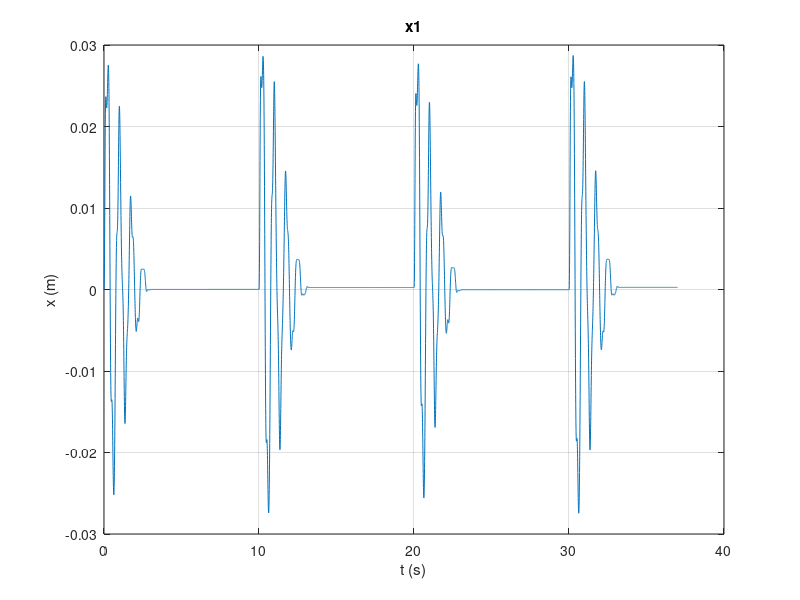
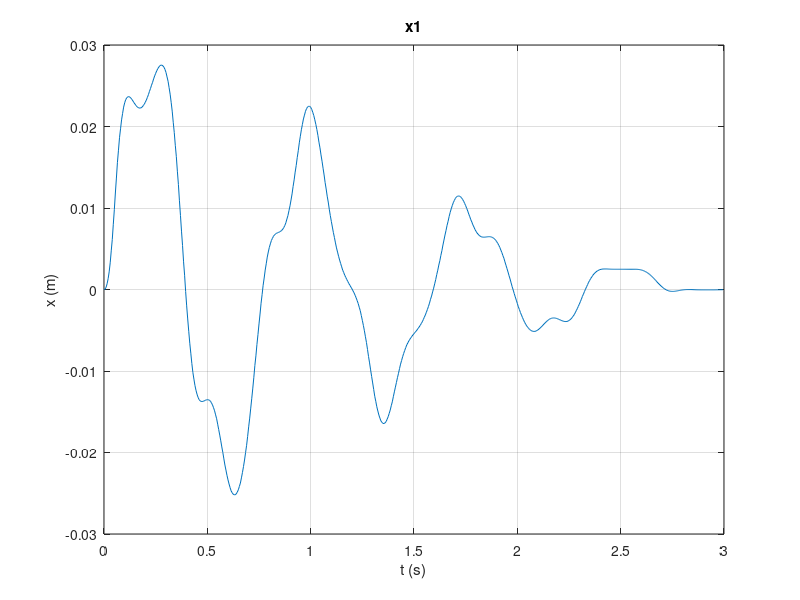

MATLAB code to generate these figures, in order: (Note: this script raises an error after producing the figures.)
%in order 

clear all; 
close all; 
clc;

load input_data_steps;


Ts=0.005;
x_stady_state(1,1) = x1_s(4/Ts);
x_stady_state(1,2) = x2_s(4/Ts);
x_stady_state(1,3) = x3_s(4/Ts);

f_stady_state = f1(4/Ts)

K1_staty_state= f_stady_state/x_stady_state(1,1)
K2_staty_state= f_stady_state/x_stady_state(1,2)
K3_staty_state= f_stady_state/x_stady_state(1,3)

%% firt 1DOF system 
load input_data_impulses;

figure
plot(t,x1_i)
xlabel('t (s)');ylabel('x (m)');
grid
title('x1')

%cut data time 4 [s]
t_N=t(1:3/Ts);
x1_N=x1_i(1:3/Ts);

figure
plot(t_N,x1_N)
xlabel('t (s)');ylabel('x (m)');
grid
title('x1')

%% Logharitm decrement 
findpeaks(x1_N,t_N)
[pks,locs] = findpeaks(x1_N,t_N)
% peak 2 and peak 5 
delta= log(pks(2)/pks(5))

zeta = delta/(sqrt(4*pi^2+delta^2))

%%
global zeta x1_N t_N;

P=[1,1,1];

%
A = [];
b = [];
Aeq = [];
beq = [];

lb = [-10,-10,-10];
ub = [10,10,10];

opt = fmincon(@Obj_1DOF,P,A,b,Aeq,beq,lb,ub)

%options = optimset('PlotFcns',@optimplotfval);
%opt = fminsearch(@Obj_1DOF,P,options);

%% control 

c = opt(1);
m = opt(2);

o_n= c/(2*zeta*m);

X_0=opt(3);
phi=zeros(length(t_N));


x_C = X_0*exp(-zeta*o_n*t_N).*sin(o_n*sqrt(1-zeta^2)*t_N);

figure
plot(t_N,x1_N,t_N,x_C)
xlabel('t (s)');ylabel('x (m)');
grid
title('x1')


